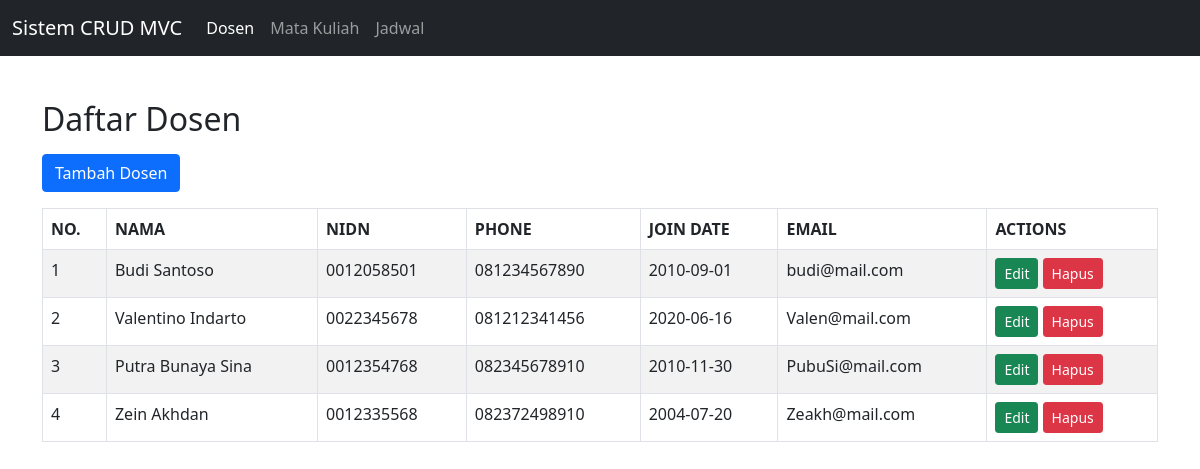
The app's page /Project/index.php with its own data.
### tables this page shows
CREATE TABLE `lecturers` (
  `id` int(11) NOT NULL,
  `name` varchar(100) NOT NULL,
  `nidn` varchar(20) NOT NULL,
  `phone` varchar(20) DEFAULT NULL,
  `join_date` date DEFAULT NULL,
  `email` varchar(100) DEFAULT NULL
);

### Project/controllers/LecturerController.php (called while the page is built, shortened)
<?php
include_once 'models/Lecturer.php';
class LecturerController {
    public $lecturer;
    public function __construct($db) {
        $this->db = $db;
        $this->lecturer = new Lecturer($this->db);
    }
    public function index() {
        $result = $this->lecturer->readAll();
        include 'views/lecturer_index.php';
    }
}
?>

### Project/models/Lecturer.php (called while the page is built, shortened)
<?php
class Lecturer {
    private $conn;
    private $table_name = "lecturers";
    public function __construct($db) {
        $this->conn = $db;
    }
    public function readAll() {
        $query = "SELECT id, name, nidn, phone, join_date, email FROM " . $this->table_name . " ORDER BY id ASC";
        return $this->conn->query($query);
    }
}
?>

### Project/views/lecturer_index.php (the view, shortened to what this page needs)
<!doctype html>
<html lang="en">
<head>
    <link href="<?= BASE_URL ?>/bootstrap.min.css" rel="stylesheet">
</head>
<body>
<nav class="navbar navbar-expand-lg navbar-dark bg-dark">
    <div class="container-fluid">
        <a class="navbar-brand" href="<?= BASE_URL ?>/index.php">Sistem CRUD MVC</a>
        <div class="collapse navbar-collapse" id="navbarNav">
            <ul class="navbar-nav">
                <li class="nav-item"><a class="nav-link active" href="<?= BASE_URL ?>/index.php?controller=lecturer">Dosen</a></li>
                <li class="nav-item"><a class="nav-link" href="<?= BASE_URL ?>/index.php?controller=course">Mata Kuliah</a></li>
                <li class="nav-item"><a class="nav-link" href="<?= BASE_URL ?>/index.php?controller=schedule">Jadwal</a></li>
            </ul>
        </div>
    </div>
</nav>
<div class="container my-4">
    <h2>Daftar Dosen</h2>
    <div class="my-3">
        <a type="button" class="btn btn-primary" href="<?= BASE_URL ?>/index.php?controller=lecturer&action=create">Tambah Dosen</a>
    </div>
    <table class="table table-striped table-bordered">
        <thead>
            <tr>
                <th>NO.</th>
                <th>NAMA</th>
                <th>NIDN</th>
                <th>PHONE</th>
                <th>JOIN DATE</th>
                <th>EMAIL</th>
                <th>ACTIONS</th>
            </tr>
        </thead>
        <tbody>
            <?php
            $no = 1;
            if ($result->num_rows > 0) {
                while ($row = $result->fetch_assoc()) {
                    echo "
                    <tr>
                        <td>{$no}</td> <td>{$row['name']}</td>
                        <td>{$row['nidn']}</td>
                        <td>{$row['phone']}</td>
                        <td>{$row['join_date']}</td>
                        <td>{$row['email']}</td>
                        <td>
                            <a class='btn btn-success btn-sm' href='" . BASE_URL . "/index.php?controller=lecturer&action=edit&id={$row['id']}'>Edit</a>
                            <a class='btn btn-danger btn-sm' href='" . BASE_URL . "/index.php?controller=lecturer&action=delete&id={$row['id']}' onclick=\"return confirm('Yakin ingin menghapus data ini?');\">Hapus</a>
                        </td>
                    </tr>
                    ";
                    $no++;
                }
            } else {
                echo "<tr><td colspan='7' class='text-center'>Tidak ada data dosen.</td></tr>";
            }
            ?>
        </tbody>
    </table>
</div>
</body>
</html>

### Project/index.php (shortened to what this page needs)
<?php
$controller_name = isset($_GET['controller']) ? $_GET['controller'] : 'lecturer';
$action_name = isset($_GET['action']) ? $_GET['action'] : 'index';
switch ($controller_name) {
    case 'lecturer':
        include_once 'controllers/LecturerController.php';
        $controller = new LecturerController($conn);
        break;
}
if (method_exists($controller, $action_name)) {
    $controller->$action_name();
} else {
    header("HTTP/1.0 404 Not Found");
    echo "404 Not Found - Action '{$action_name}' not found in '{$controller_name}' Controller.";
    exit;
}
?>

### Project/views/lecturer_index.php (style rules this page uses)
.container { padding-top: 20px; }

### records on screen
lecturers: name "Budi Santoso", nidn "0012058501", phone "081234567890", join_date "2010-09-01", email "budi@mail.com"
lecturers: name "Valentino Indarto", nidn "0022345678", phone "081212341456", join_date "2020-06-16", email "Valen@mail.com"
lecturers: name "Putra Bunaya Sina", nidn "0012354768", phone "082345678910", join_date "2010-11-30", email "PubuSi@mail.com"
lecturers: name "Zein Akhdan", nidn "0012335568", phone "082372498910", join_date "2004-07-20", email "Zeakh@mail.com"
